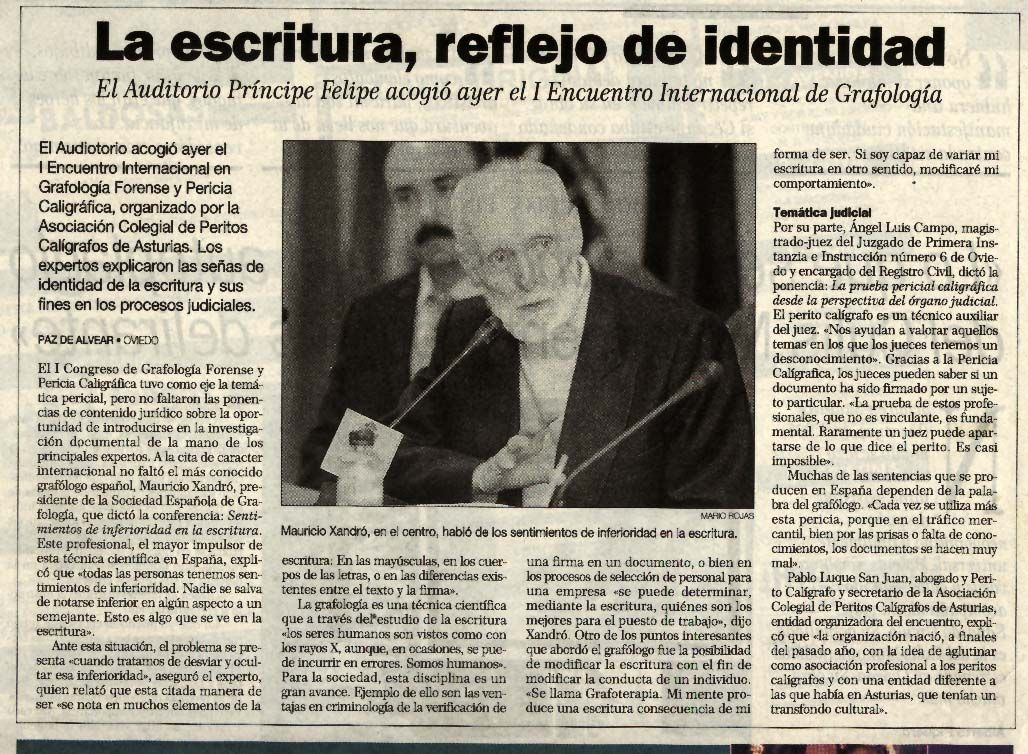
#> input picture imagenes/diario2.png, 1028 x 754 px, found by its file name
$ jupyter execute PrototipoSegmentacionPorSumas.ipynb   (older library calls are emulated)
#> lines starting #> are read from the running program, lines starting #| are printed output that depends on the picture; after the words box and inside, x2 and y2 are one past the last pixel; in counts of white or black regions, pixels touching at a corner belong together
### ImageProcessingPipeline.py
import numpy as np
import cv2

def grayscale():
    def func(image):
        try:
            image = cv2.cvtColor(image, cv2.COLOR_BGR2GRAY)
        except:
            return image
        return image
    return func


def binarize(perc_threshold):
    def func(image):
        perc = np.percentile(image, perc_threshold)
        _, image = cv2.threshold(image, perc, 255, cv2.THRESH_BINARY)
        return image
    return func

def gaussian(size):
    def func(image):
        image = cv2.GaussianBlur(image, size, 0)
        return image
    return func

# [24 lines left out: functions blur, laplacian, svd_compress, not called in this run]

### PrototipoSegmentacionPorSumas.ipynb
[cell 1]
# Una idea de implementacion

# Parte 1
# Preprocesamos y aplicamos filtros (tenemos que determinanar qué filtros)
# Calculamos las sumas por columna y dividimos la imagen en los picos
# Cortamos esas columnas
# Para cada columna recortada, calculamos las sumas por filas
# Cortamos esas filas, para cada columna

# Parte 2
# Nos queda el diario dividido por distintos sectores
# Para cada sector, lo pasamos por un modelo de clasificacion

# En este notebook vamos a implementar la Parte 1

[cell 2]
import cv2
import matplotlib.pyplot as plt
import numpy as np
from scipy.signal import find_peaks
from ImageProcessingPipeline import grayscale, binarize, gaussian, blur, laplacian, svd_compress

plt.rcParams['image.cmap'] = 'gray'

[cell 3]
original_image = cv2.imread("diario2.png")
#> original_image is the input picture: shape (754, 1028, 3); mean B, G, R 144.9, 159.6, 164.6
plt.imshow(original_image)

[cell 4]
image = original_image.copy()

pipeline = [
    grayscale(),
    gaussian((27, 27)),
    #blur((3,3)),
    binarize(70),
]

for func in pipeline:
    image = func(image)
    plt.imshow(image)
#> this loop made 3 passes
#> pass 1, in func, `image = cv2.cvtColor(image, cv2.COLOR_BGR2GRAY)`:
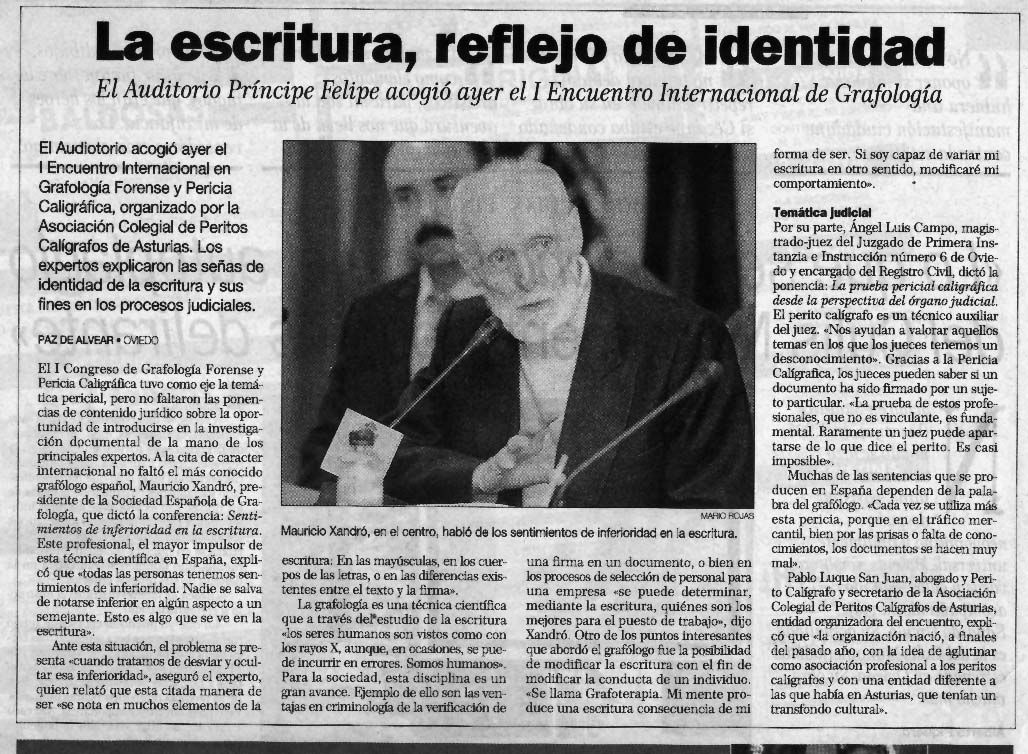
#> image: shape (754, 1028); min 0, max 254, mean 159.4
#> pass 2, in func, `image = cv2.GaussianBlur(image, size, 0)`:
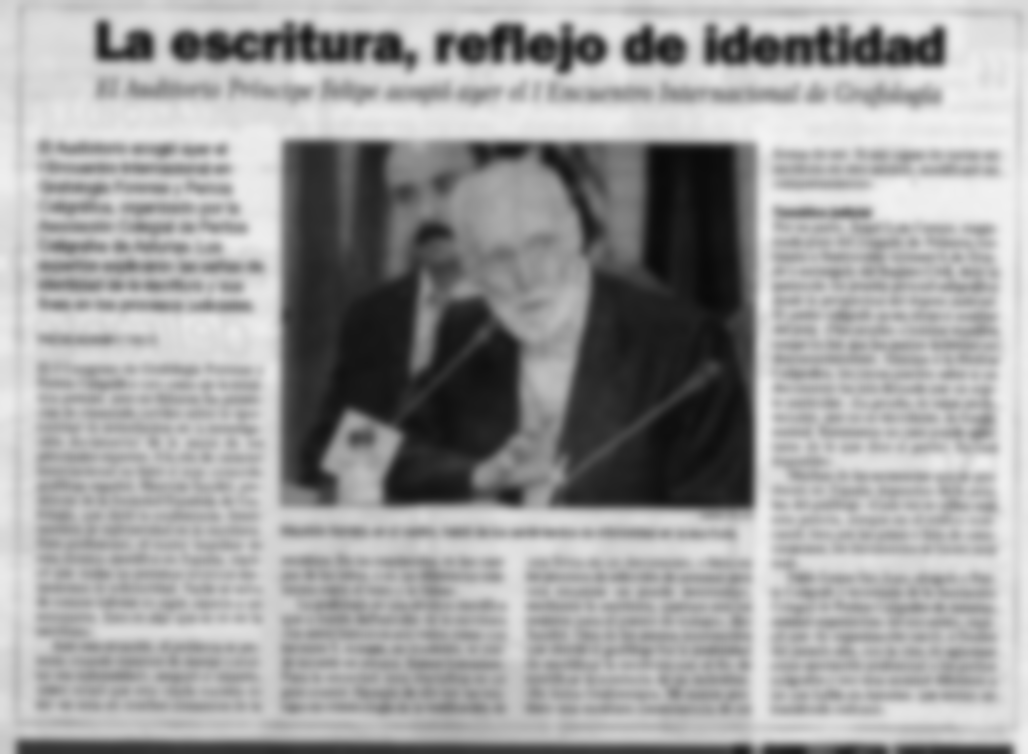
#> image: shape (754, 1028); min 10, max 243, mean 159.4
#> pass 3, in func, `_, image = cv2.threshold(image, perc, 255, cv2.THRESH_BINARY)`:
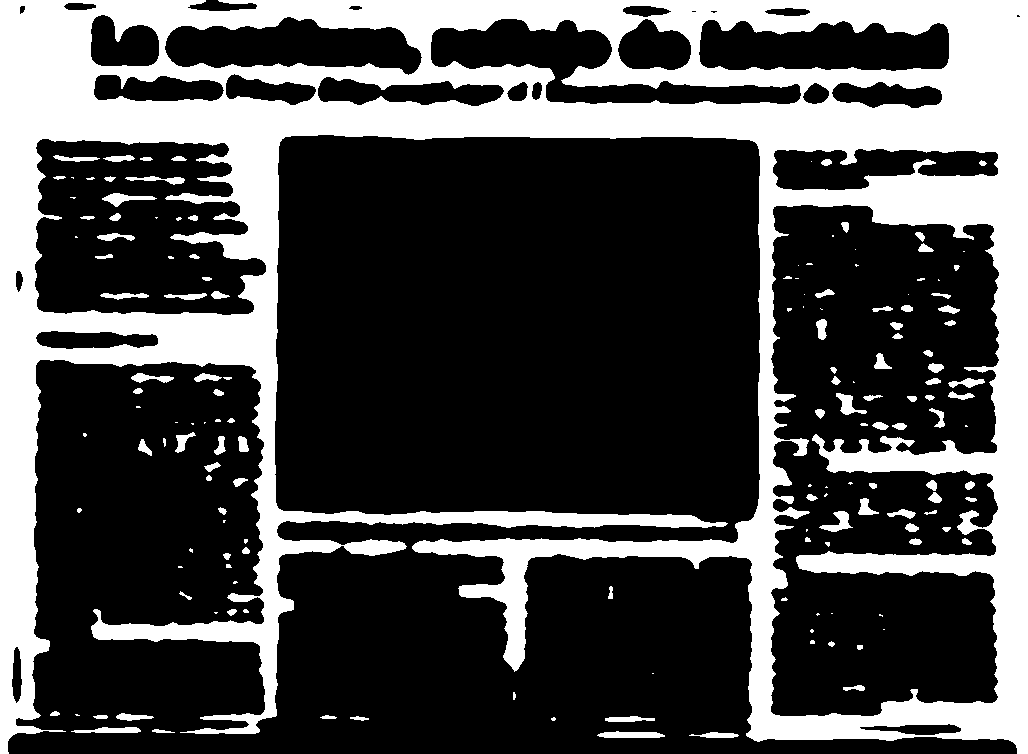
#> image: shape (754, 1028); 29.4% white; 156 white regions (54 under 20 px), largest, box (x1, y1, x2, y2) and area: (0, 0, 1028, 754) 218510, (597, 731, 665, 738) 371, (102, 193, 157, 207) 325
    #plt.show()

plt.imshow(image)
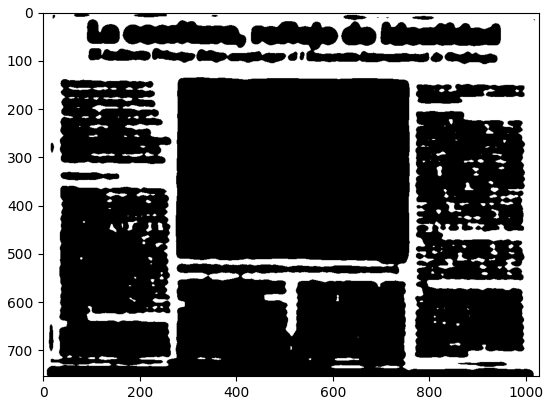
#> figure drawn by matplotlib, 1 panel

[cell 5]
vertical_sum = np.sum(image, axis=0)
#> vertical_sum = 1028 values, max 192270 at index 0, min 21930 at index 343, mean 56585.2

# Seria bueno calcular estos valores a partir de la imagen
MIN_PEAK_WIDTH = 10
MIN_PEAK_DISTANCE = 30
MIN_PEAK_HEIGHT = np.percentile(vertical_sum, 90)
#> MIN_PEAK_HEIGHT = 119722.5

# Idea de mejora:
# Podriamos "suavizar" la curva aplicando un moving average
# Ademas, de esa manera obtendriamos los picos centrados
vertical_seps, _ = find_peaks(vertical_sum, width=MIN_PEAK_WIDTH, distance=MIN_PEAK_DISTANCE, height=MIN_PEAK_HEIGHT)
#> vertical_seps = [28, 274, 760]

plt.plot(vertical_sum)
plt.scatter(vertical_seps, vertical_sum[vertical_seps], color="orange")
plt.title("Suma de valores por columna")
plt.xlabel("n° columna")
plt.ylabel("Suma")
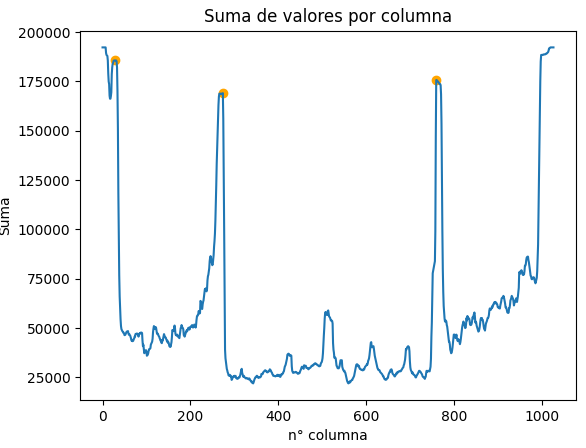
#> figure drawn by matplotlib, 1 panel; curve peaks at x = 0, y = 192270

[cell 6]
plt.imshow(image)
for sep in vertical_seps:
    plt.axvline(sep)
#> this loop made 3 passes
#> sep on passes 1 to 3: 28, 274, 760

[cell 7]
columns = np.split(image, vertical_seps, axis = 1)
#> columns = 4 items

[cell 8]
horizontal_seps_by_column = []

for column in columns:
    horizontal_sum = np.sum(column, axis=1)

    # Seria bueno calcular estos valores a partir de la imagen
    MIN_PEAK_WIDTH = 5
    MIN_PEAK_DISTANCE = 30
    MIN_PEAK_HEIGHT = np.percentile(horizontal_sum, 90)

    # Idea de mejora:
    # Podriamos "suavizar" la curva aplicando un moving average
    # Ademas, de esa manera obtendriamos los picos centrados
    horizontal_seps, _ = find_peaks(horizontal_sum, width=MIN_PEAK_WIDTH, distance=MIN_PEAK_DISTANCE, height=MIN_PEAK_HEIGHT)

    plt.plot(horizontal_sum)
    plt.scatter(horizontal_seps, horizontal_sum[horizontal_seps], color="orange")
    plt.title("Suma de valores por columna")
    plt.xlabel("n° columna")
    plt.ylabel("Suma")
    plt.show()

    plt.imshow(column)
    for sep in horizontal_seps:
        plt.axhline(sep)
    plt.show()

    horizontal_seps_by_column.append(horizontal_seps)
#> this loop made 4 passes
#> (MIN_PEAK_HEIGHT, horizontal_seps) on passes 1 to 4: (7140, [142, 469, 729]), (62245.5, [12, 70, 119, 322, 354]), (109650, [76, 120, 545]), (68340, [18, 76, 128, 197, 735])
#> pass 1, `plt.show()`:
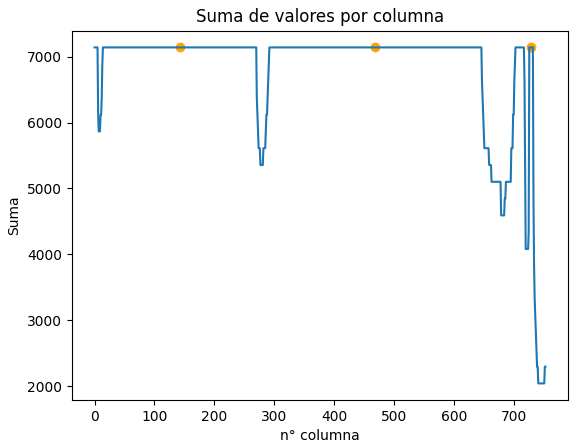
#> figure drawn by matplotlib, 1 panel; curve peaks at x = 0, y = 7140
#> pass 1, `plt.show()`:
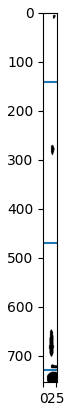
#> figure drawn by matplotlib, 1 panel
#> pass 2, `plt.show()`:
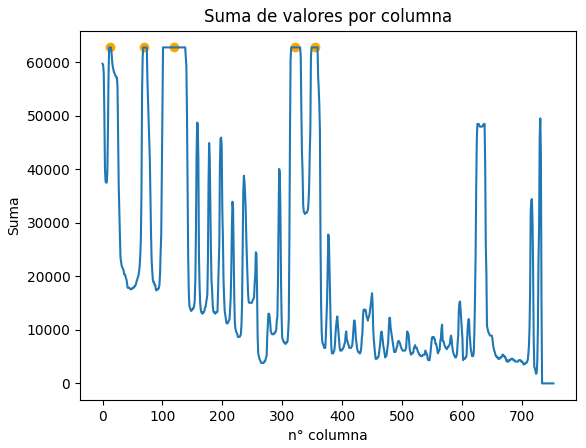
#> figure drawn by matplotlib, 1 panel; curve peaks at x = 11, y = 62730
#> pass 2, `plt.show()`:
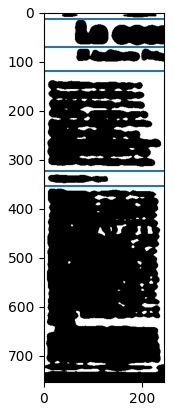
#> figure drawn by matplotlib, 1 panel
#> after the loop, horizontal_seps_by_column = [[142, 469, 729], [12, 70, 119, 322, 354], [76, 120, 545], [18, 76, 128, 197, 735]]

[cell 9]
plt.imshow(original_image)

for sep in vertical_seps:
    plt.axvline(sep)

vertical_limits = np.insert(vertical_seps, 0, 0)
#> vertical_limits = [0, 28, 274, 760]
vertical_limits = np.append(vertical_limits, image.shape[1])
#> vertical_limits = [0, 28, 274, 760, 1028]

for i, horizontal_seps in enumerate(horizontal_seps_by_column):

    from_ = vertical_limits[i]
    to_ = vertical_limits[i+1]
    print(from_, to_)

    for sep in horizontal_seps:
        plt.hlines(sep, xmin=from_, xmax=to_)
#> this loop made 4 passes
#> (horizontal_seps, from_, to_) on passes 1 to 4: ([142, 469, 729], 0, 28), ([12, 70, 119, 322, 354], 28, 274), ([76, 120, 545], 274, 760), ([18, 76, 128, 197, 735], 760, 1028)
#| 0 28
#| 28 274
#| 274 760
#| 760 1028
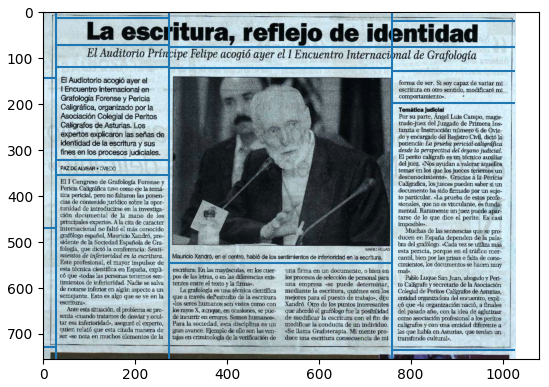
#> figure drawn by matplotlib, 1 panel; B, G, R data is drawn as R, G, B

$ run again, with imagenes/diario3.png copied over imagenes/diario2.png
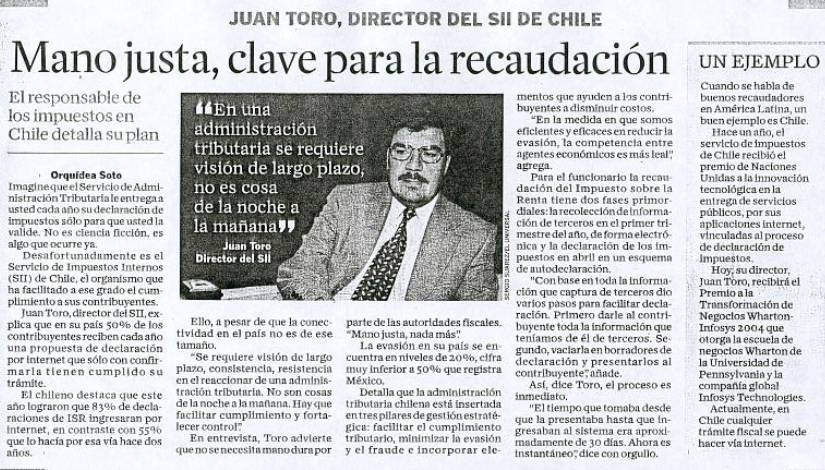
#> input picture imagenes/diario3.png, 825 x 470 px, found by its file name
#> original_image is the input picture: shape (470, 825, 3); mean B, G, R 202.7, 200.6, 199.1
#> the loop `for func in pipeline:` made 3 passes
#> vertical_sum = 825 values, max 119850 at index 673, min 12750 at index 537, mean 35788.7
#> `MIN_PEAK_HEIGHT = np.percentile(vertical_sum, 90)`: MIN_PEAK_HEIGHT = 69003
#> vertical_seps = [170, 512, 683]
#> the loop `for sep in vertical_seps:` made 3 passes
#> sep on passes 1 to 3: 170, 512, 683
#> columns = 4 items
#> the loop `for column in columns:` made 4 passes
#> (MIN_PEAK_HEIGHT, horizontal_seps) on passes 1 to 4: (43350, [23, 85, 155]), (82900.5, [33, 84, 311]), (34170, [33, 84]), (36210, [30, 75])
#> pass 1, `plt.show()`:
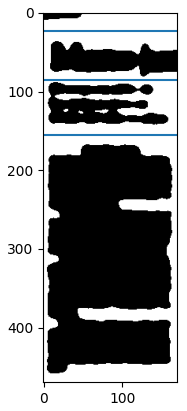
#> figure drawn by matplotlib, 1 panel
#> after the loop `for column in columns:`: horizontal_seps_by_column = [[23, 85, 155], [33, 84, 311], [33, 84], [30, 75]]
#> `vertical_limits = np.insert(vertical_seps, 0, 0)`: vertical_limits = [0, 170, 512, 683]
#> `vertical_limits = np.append(vertical_limits, image.shape[1])`: vertical_limits = [0, 170, 512, 683, 825]
#> the loop `for i, horizontal_seps in enumerate(horizontal_seps_by_column): ` made 4 passes
#> (horizontal_seps, from_, to_) on passes 1 to 4: ([23, 85, 155], 0, 170), ([33, 84, 311], 170, 512), ([33, 84], 512, 683), ([30, 75], 683, 825)
#> (printed output is left out)
#> `[cell 9] plt.imshow(original_image)  for sep in vertical_seps: plt.axv..`:
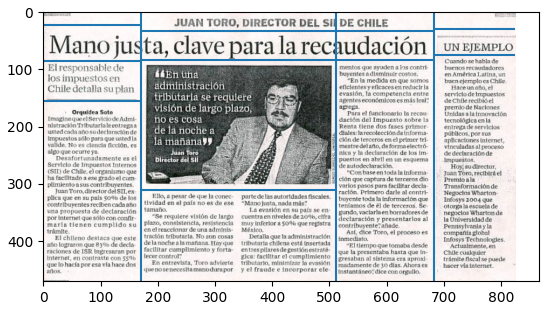
#> figure drawn by matplotlib, 1 panel; B, G, R data is drawn as R, G, B
